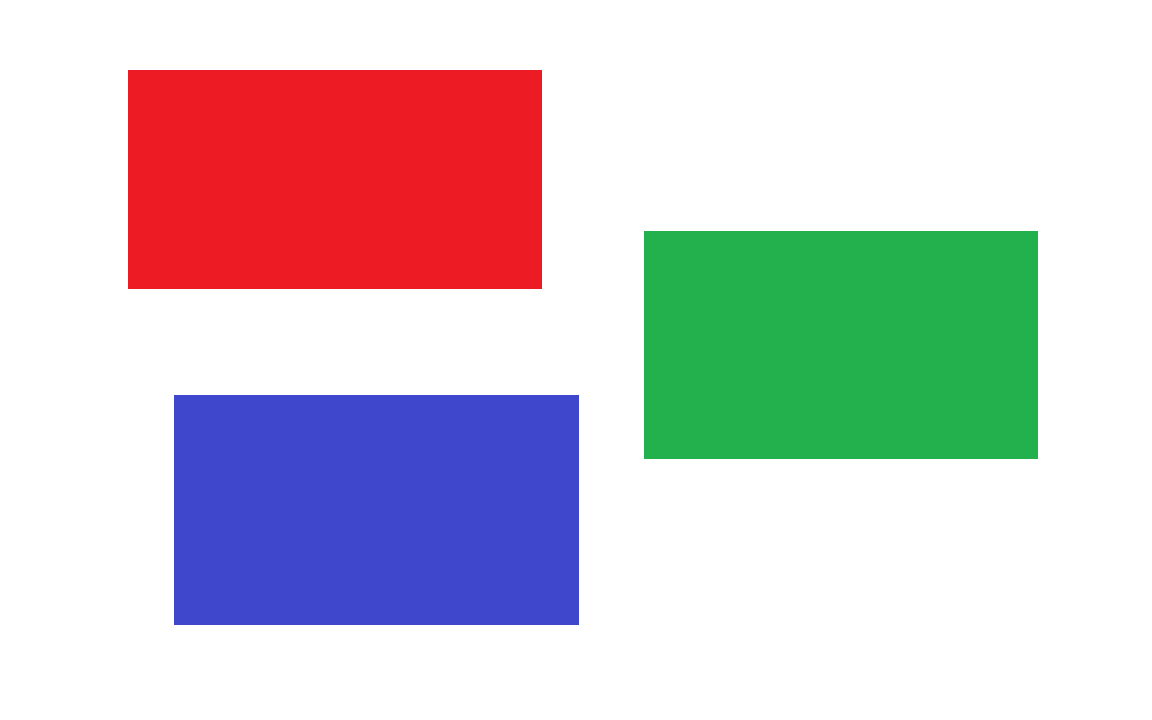
#> input picture legacy/labs/source/tach_anh.png, 1152 x 720 px, found by its file name
$ python tach_kenh_mau.py
#> lines starting #> are read from the running program, lines starting #| are printed output that depends on the picture
import cv2
img = cv2.imread(r"D:\uni\Image Processing\source\tach_anh.png", cv2.IMREAD_COLOR)
#> img is the input picture: shape (720, 1152, 3); mean B, G, R 205.9, 201.2, 207.5
blue,green,red = cv2.split(img)
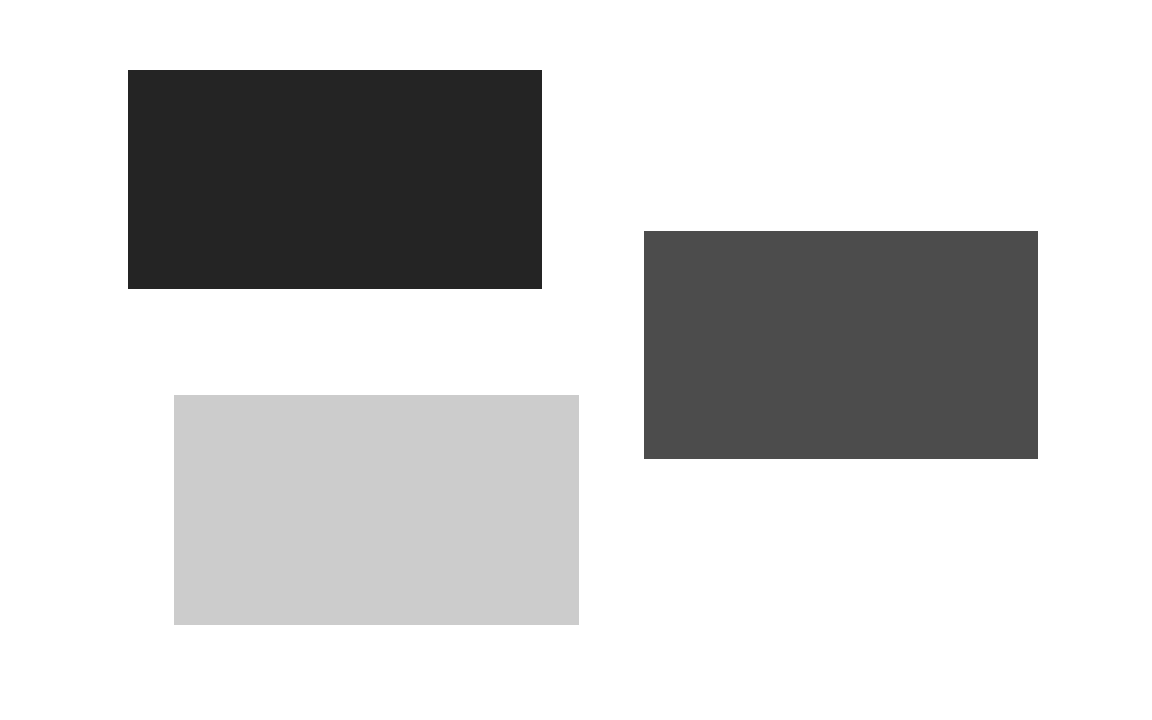
#> blue: shape (720, 1152); min 36, max 255, mean 205.9
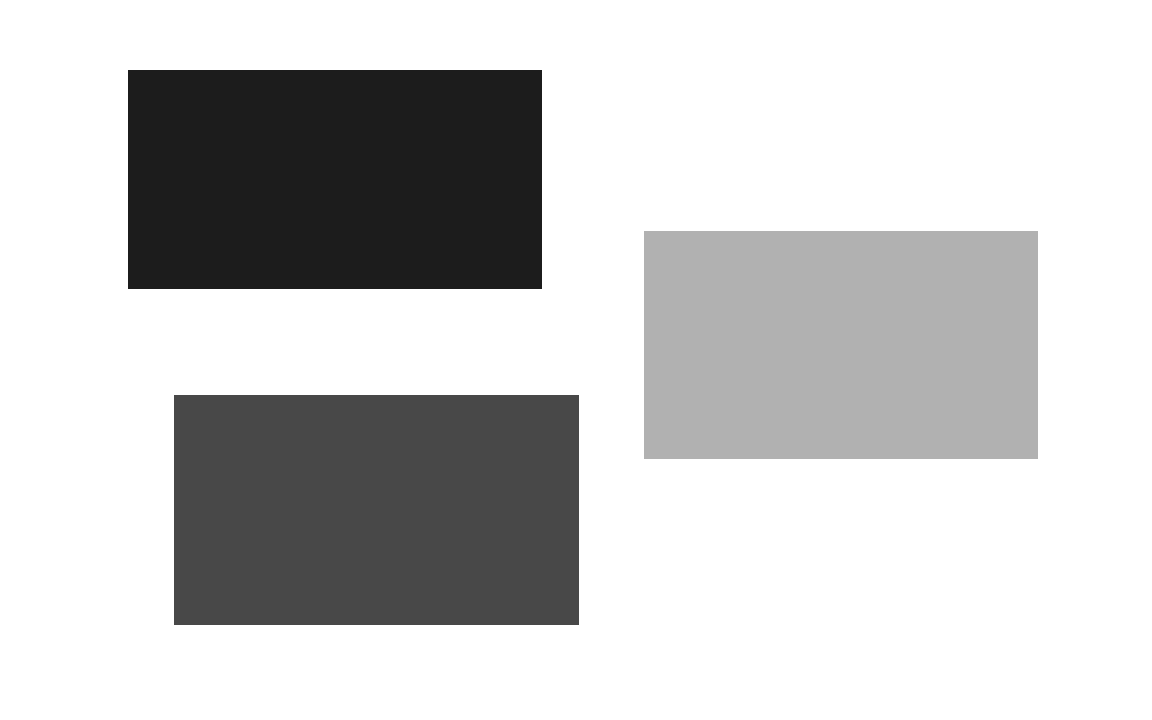
#> green: shape (720, 1152); min 28, max 255, mean 201.2
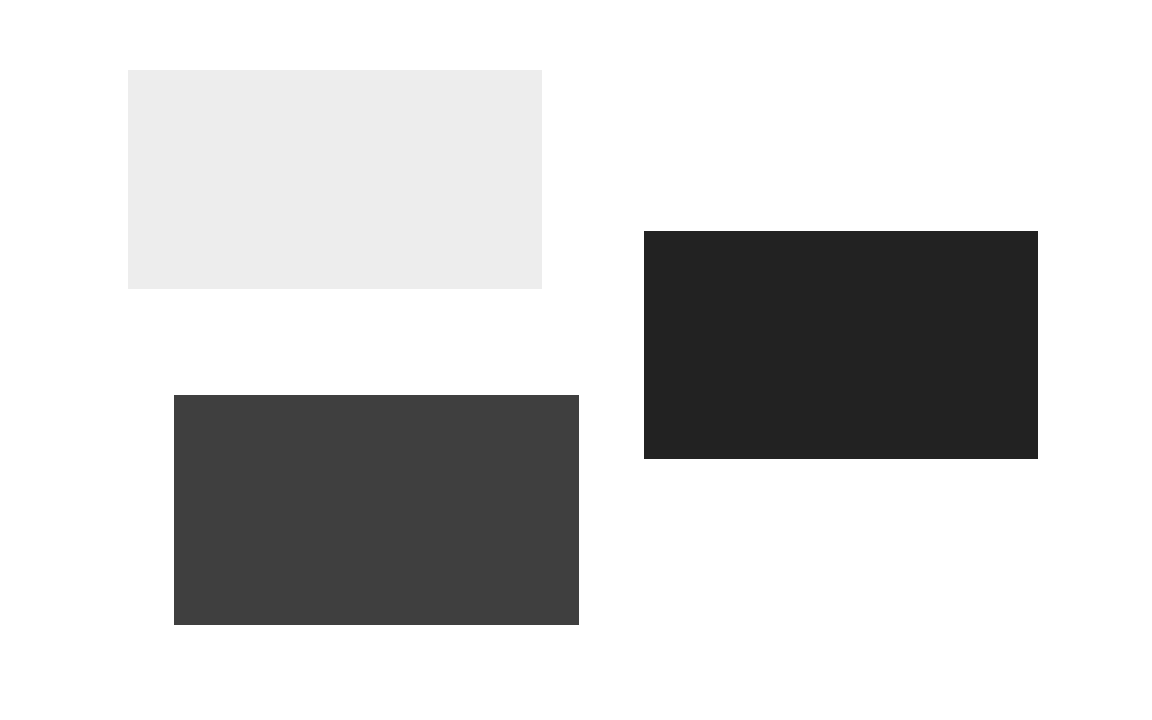
#> red: shape (720, 1152); min 34, max 255, mean 207.5
cv2.imshow('Blue Channel',blue)
cv2.waitKey(0)
cv2.imshow('Green Channel', green)
cv2.waitKey(0)
cv2.imshow('Red Channel', red)
cv2.waitKey(0)
cv2.destroyAllWindows()
